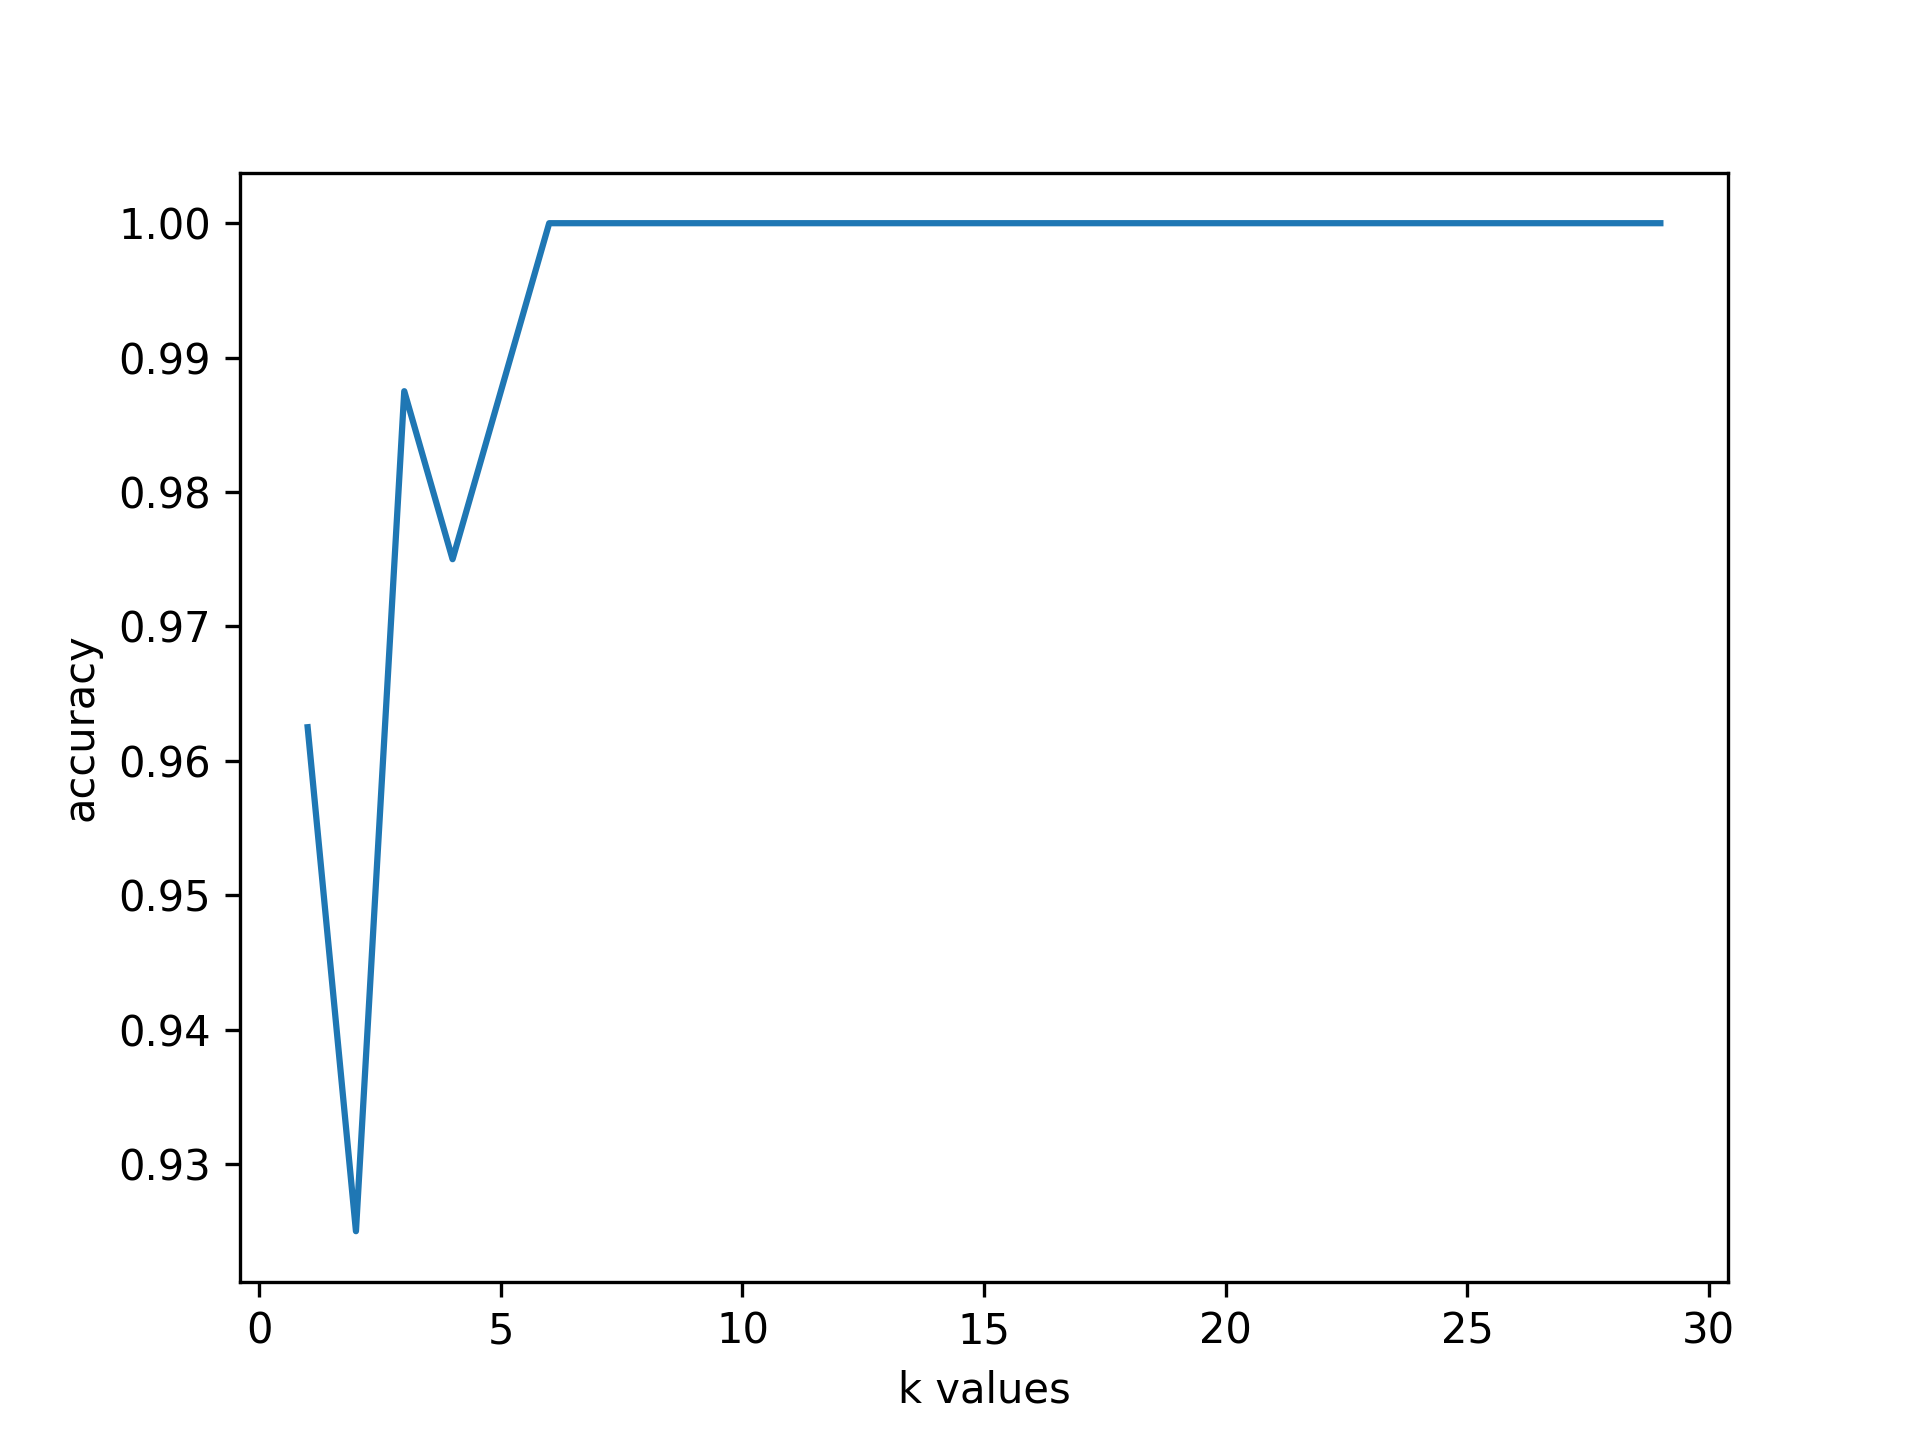

This figure's Python source:
import sys
from sklearn.neighbors import KNeighborsClassifier
import numpy as np
import pandas as pd
from matplotlib import pyplot as plt
from sklearn.preprocessing import StandardScaler
from sklearn.model_selection import train_test_split

def get_accuracy(truth, predictions):
    TP = 0
    TN = 0
    FP = 0
    FN = 0
    for t, p in zip(truth, predictions):
        if t == p and t == "Jedi":
            TP += 1
        elif t == p and t == "Sith":
            TN += 1
        elif t != p and t == "Jedi":
            FP += 1
        elif t != p and t == "Sith":
            FN += 1

    accuracy = (TP + TN) / (TP + TN + FP + FN)
    precisionP = TP / (TP + FP)
    precisionN = TN / (TN + FN)
    recallP = TP / (TP + FN)
    recallN = TN / (TN + FP)
    f1P = 2 * (precisionP * recallP) / (precisionP + recallP)
    f1N = 2 * (precisionN * recallN) / (precisionN + recallN)
    accuracy = (TP + TN) / (TP + TN + FP + FN)
    return accuracy, f1P, f1N

def split_data(X, y):
    X_train, X_test, y_train, y_test = train_test_split(X, y, test_size=0.2, random_state=42, stratify=y) #14.3% of 70% training (10% of total)
    return X_train, X_test, y_train, y_test

if __name__ == '__main__':
    if len(sys.argv) != 3:
        sys.exit('Usage: python3 KNN.py <train_file> <test_file>')
    df_train = pd.read_csv(sys.argv[1])
    df_test = pd.read_csv(sys.argv[2])
    header = list(df_train.columns)
    header.remove('knight')

    X_train = df_train.drop('knight', axis='columns')
    y_train = df_train['knight']
    # for col in header:
    #     X_train[col] = (X_train[col] - X_train[col].min()) / (X_train[col].max() - X_train[col].min())

    X_train, X_test, y_train, y_test = split_data(X_train, y_train)
    X_train = X_train.reset_index(drop=True)
    X_test = X_test.reset_index(drop=True)
    y_train = y_train.reset_index(drop=True)
    y_test = y_test.reset_index(drop=True)

    scaler = StandardScaler()
    X_train = scaler.fit_transform(X_train)
    X_test = scaler.fit_transform(X_test)

    accuracy_plot = []
    for i in range(1,30):
        knn = KNeighborsClassifier(n_neighbors=i)
        knn.fit(X_train, y_train)
        prediction = knn.predict(X_test)
        accuracy, f1P, f1N = get_accuracy(y_test, prediction)
        accuracy_plot.append(accuracy)

    plt.plot(range(1,30), accuracy_plot)
    plt.xlabel('k values')
    plt.ylabel('accuracy')
    plt.savefig('KNN.png', dpi=300)

    # For k = 8
    knn = KNeighborsClassifier(n_neighbors=8)
    knn.fit(X_train, y_train)
    prediction = knn.predict(X_test)
    accuracy, f1P, f1N = get_accuracy(y_test, prediction)
    print('F1Score Jedi: ' + str(f1P))
    print('F1Score Sith: ' + str(f1N))
    print('Accuracy: ' + str(accuracy))

    np.savetxt('KNN.txt', prediction, fmt='%s')
